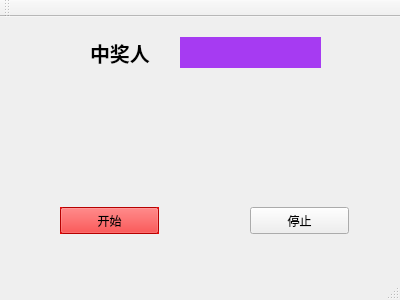
<?xml version="1.0" encoding="UTF-8"?>
<ui version="4.0">
 <class>yj</class>
 <widget class="QMainWindow" name="yj">
  <property name="geometry">
   <rect>
    <x>0</x>
    <y>0</y>
    <width>400</width>
    <height>300</height>
   </rect>
  </property>
  <property name="windowTitle">
   <string>yj</string>
  </property>
  <widget class="QWidget" name="centralWidget">
   <widget class="QLabel" name="label">
    <property name="geometry">
     <rect>
      <x>90</x>
      <y>20</y>
      <width>61</width>
      <height>31</height>
     </rect>
    </property>
    <property name="font">
     <font>
      <pointsize>15</pointsize>
      <weight>75</weight>
      <bold>true</bold>
     </font>
    </property>
    <property name="text">
     <string>中奖人：</string>
    </property>
   </widget>
   <widget class="QPushButton" name="begin">
    <property name="geometry">
     <rect>
      <x>60</x>
      <y>190</y>
      <width>99</width>
      <height>27</height>
     </rect>
    </property>
    <property name="palette">
     <palette>
      <active>
       <colorrole role="WindowText">
        <brush brushstyle="SolidPattern">
         <color alpha="255">
          <red>0</red>
          <green>0</green>
          <blue>0</blue>
         </color>
        </brush>
       </colorrole>
       <colorrole role="Button">
        <brush brushstyle="SolidPattern">
         <color alpha="255">
          <red>255</red>
          <green>0</green>
          <blue>0</blue>
         </color>
        </brush>
       </colorrole>
       <colorrole role="Light">
        <brush brushstyle="SolidPattern">
         <color alpha="255">
          <red>255</red>
          <green>127</green>
          <blue>127</blue>
         </color>
        </brush>
       </colorrole>
       <colorrole role="Midlight">
        <brush brushstyle="SolidPattern">
         <color alpha="255">
          <red>255</red>
          <green>63</green>
          <blue>63</blue>
         </color>
        </brush>
       </colorrole>
       <colorrole role="Dark">
        <brush brushstyle="SolidPattern">
         <color alpha="255">
          <red>127</red>
          <green>0</green>
          <blue>0</blue>
         </color>
        </brush>
       </colorrole>
       <colorrole role="Mid">
        <brush brushstyle="SolidPattern">
         <color alpha="255">
          <red>170</red>
          <green>0</green>
          <blue>0</blue>
         </color>
        </brush>
       </colorrole>
       <colorrole role="Text">
        <brush brushstyle="SolidPattern">
         <color alpha="255">
          <red>0</red>
          <green>0</green>
          <blue>0</blue>
         </color>
        </brush>
       </colorrole>
       <colorrole role="BrightText">
        <brush brushstyle="SolidPattern">
         <color alpha="255">
          <red>255</red>
          <green>255</green>
          <blue>255</blue>
         </color>
        </brush>
       </colorrole>
       <colorrole role="ButtonText">
        <brush brushstyle="SolidPattern">
         <color alpha="255">
          <red>0</red>
          <green>0</green>
          <blue>0</blue>
         </color>
        </brush>
       </colorrole>
       <colorrole role="Base">
        <brush brushstyle="SolidPattern">
         <color alpha="255">
          <red>255</red>
          <green>255</green>
          <blue>255</blue>
         </color>
        </brush>
       </colorrole>
       <colorrole role="Window">
        <brush brushstyle="SolidPattern">
         <color alpha="255">
          <red>255</red>
          <green>0</green>
          <blue>0</blue>
         </color>
        </brush>
       </colorrole>
       <colorrole role="Shadow">
        <brush brushstyle="SolidPattern">
         <color alpha="255">
          <red>0</red>
          <green>0</green>
          <blue>0</blue>
         </color>
        </brush>
       </colorrole>
       <colorrole role="AlternateBase">
        <brush brushstyle="SolidPattern">
         <color alpha="255">
          <red>255</red>
          <green>127</green>
          <blue>127</blue>
         </color>
        </brush>
       </colorrole>
       <colorrole role="ToolTipBase">
        <brush brushstyle="SolidPattern">
         <color alpha="255">
          <red>255</red>
          <green>255</green>
          <blue>220</blue>
         </color>
        </brush>
       </colorrole>
       <colorrole role="ToolTipText">
        <brush brushstyle="SolidPattern">
         <color alpha="255">
          <red>0</red>
          <green>0</green>
          <blue>0</blue>
         </color>
        </brush>
       </colorrole>
      </active>
      <inactive>
       <colorrole role="WindowText">
        <brush brushstyle="SolidPattern">
         <color alpha="255">
          <red>0</red>
          <green>0</green>
          <blue>0</blue>
         </color>
        </brush>
       </colorrole>
       <colorrole role="Button">
        <brush brushstyle="SolidPattern">
         <color alpha="255">
          <red>255</red>
          <green>0</green>
          <blue>0</blue>
         </color>
        </brush>
       </colorrole>
       <colorrole role="Light">
        <brush brushstyle="SolidPattern">
         <color alpha="255">
          <red>255</red>
          <green>127</green>
          <blue>127</blue>
         </color>
        </brush>
       </colorrole>
       <colorrole role="Midlight">
        <brush brushstyle="SolidPattern">
         <color alpha="255">
          <red>255</red>
          <green>63</green>
          <blue>63</blue>
         </color>
        </brush>
       </colorrole>
       <colorrole role="Dark">
        <brush brushstyle="SolidPattern">
         <color alpha="255">
          <red>127</red>
          <green>0</green>
          <blue>0</blue>
         </color>
        </brush>
       </colorrole>
       <colorrole role="Mid">
        <brush brushstyle="SolidPattern">
         <color alpha="255">
          <red>170</red>
          <green>0</green>
          <blue>0</blue>
         </color>
        </brush>
       </colorrole>
       <colorrole role="Text">
        <brush brushstyle="SolidPattern">
         <color alpha="255">
          <red>0</red>
          <green>0</green>
          <blue>0</blue>
         </color>
        </brush>
       </colorrole>
       <colorrole role="BrightText">
        <brush brushstyle="SolidPattern">
         <color alpha="255">
          <red>255</red>
          <green>255</green>
          <blue>255</blue>
         </color>
        </brush>
       </colorrole>
       <colorrole role="ButtonText">
        <brush brushstyle="SolidPattern">
         <color alpha="255">
          <red>0</red>
          <green>0</green>
          <blue>0</blue>
         </color>
        </brush>
       </colorrole>
       <colorrole role="Base">
        <brush brushstyle="SolidPattern">
         <color alpha="255">
          <red>255</red>
          <green>255</green>
          <blue>255</blue>
         </color>
        </brush>
       </colorrole>
       <colorrole role="Window">
        <brush brushstyle="SolidPattern">
         <color alpha="255">
          <red>255</red>
          <green>0</green>
          <blue>0</blue>
         </color>
        </brush>
       </colorrole>
       <colorrole role="Shadow">
        <brush brushstyle="SolidPattern">
         <color alpha="255">
          <red>0</red>
          <green>0</green>
          <blue>0</blue>
         </color>
        </brush>
       </colorrole>
       <colorrole role="AlternateBase">
        <brush brushstyle="SolidPattern">
         <color alpha="255">
          <red>255</red>
          <green>127</green>
          <blue>127</blue>
         </color>
        </brush>
       </colorrole>
       <colorrole role="ToolTipBase">
        <brush brushstyle="SolidPattern">
         <color alpha="255">
          <red>255</red>
          <green>255</green>
          <blue>220</blue>
         </color>
        </brush>
       </colorrole>
       <colorrole role="ToolTipText">
        <brush brushstyle="SolidPattern">
         <color alpha="255">
          <red>0</red>
          <green>0</green>
          <blue>0</blue>
         </color>
        </brush>
       </colorrole>
      </inactive>
      <disabled>
       <colorrole role="WindowText">
        <brush brushstyle="SolidPattern">
         <color alpha="255">
          <red>127</red>
          <green>0</green>
          <blue>0</blue>
         </color>
        </brush>
       </colorrole>
       <colorrole role="Button">
        <brush brushstyle="SolidPattern">
         <color alpha="255">
          <red>255</red>
          <green>0</green>
          <blue>0</blue>
         </color>
        </brush>
       </colorrole>
       <colorrole role="Light">
        <brush brushstyle="SolidPattern">
         <color alpha="255">
          <red>255</red>
          <green>127</green>
          <blue>127</blue>
         </color>
        </brush>
       </colorrole>
       <colorrole role="Midlight">
        <brush brushstyle="SolidPattern">
         <color alpha="255">
          <red>255</red>
          <green>63</green>
          <blue>63</blue>
         </color>
        </brush>
       </colorrole>
       <colorrole role="Dark">
        <brush brushstyle="SolidPattern">
         <color alpha="255">
          <red>127</red>
          <green>0</green>
          <blue>0</blue>
         </color>
        </brush>
       </colorrole>
       <colorrole role="Mid">
        <brush brushstyle="SolidPattern">
         <color alpha="255">
          <red>170</red>
          <green>0</green>
          <blue>0</blue>
         </color>
        </brush>
       </colorrole>
       <colorrole role="Text">
        <brush brushstyle="SolidPattern">
         <color alpha="255">
          <red>127</red>
          <green>0</green>
          <blue>0</blue>
         </color>
        </brush>
       </colorrole>
       <colorrole role="BrightText">
        <brush brushstyle="SolidPattern">
         <color alpha="255">
          <red>255</red>
          <green>255</green>
          <blue>255</blue>
         </color>
        </brush>
       </colorrole>
       <colorrole role="ButtonText">
        <brush brushstyle="SolidPattern">
         <color alpha="255">
          <red>127</red>
          <green>0</green>
          <blue>0</blue>
         </color>
        </brush>
       </colorrole>
       <colorrole role="Base">
        <brush brushstyle="SolidPattern">
         <color alpha="255">
          <red>255</red>
          <green>0</green>
          <blue>0</blue>
         </color>
        </brush>
       </colorrole>
       <colorrole role="Window">
        <brush brushstyle="SolidPattern">
         <color alpha="255">
          <red>255</red>
          <green>0</green>
          <blue>0</blue>
         </color>
        </brush>
       </colorrole>
       <colorrole role="Shadow">
        <brush brushstyle="SolidPattern">
         <color alpha="255">
          <red>0</red>
          <green>0</green>
          <blue>0</blue>
         </color>
        </brush>
       </colorrole>
       <colorrole role="AlternateBase">
        <brush brushstyle="SolidPattern">
         <color alpha="255">
          <red>255</red>
          <green>0</green>
          <blue>0</blue>
         </color>
        </brush>
       </colorrole>
       <colorrole role="ToolTipBase">
        <brush brushstyle="SolidPattern">
         <color alpha="255">
          <red>255</red>
          <green>255</green>
          <blue>220</blue>
         </color>
        </brush>
       </colorrole>
       <colorrole role="ToolTipText">
        <brush brushstyle="SolidPattern">
         <color alpha="255">
          <red>0</red>
          <green>0</green>
          <blue>0</blue>
         </color>
        </brush>
       </colorrole>
      </disabled>
     </palette>
    </property>
    <property name="autoFillBackground">
     <bool>true</bool>
    </property>
    <property name="text">
     <string>开始</string>
    </property>
    <property name="autoDefault">
     <bool>true</bool>
    </property>
   </widget>
   <widget class="QPushButton" name="end">
    <property name="geometry">
     <rect>
      <x>250</x>
      <y>190</y>
      <width>99</width>
      <height>27</height>
     </rect>
    </property>
    <property name="text">
     <string>停止</string>
    </property>
   </widget>
   <widget class="QLabel" name="name">
    <property name="geometry">
     <rect>
      <x>180</x>
      <y>20</y>
      <width>141</width>
      <height>31</height>
     </rect>
    </property>
    <property name="palette">
     <palette>
      <active>
       <colorrole role="WindowText">
        <brush brushstyle="SolidPattern">
         <color alpha="255">
          <red>0</red>
          <green>0</green>
          <blue>0</blue>
         </color>
        </brush>
       </colorrole>
       <colorrole role="Button">
        <brush brushstyle="SolidPattern">
         <color alpha="255">
          <red>166</red>
          <green>59</green>
          <blue>242</blue>
         </color>
        </brush>
       </colorrole>
       <colorrole role="Light">
        <brush brushstyle="SolidPattern">
         <color alpha="255">
          <red>220</red>
          <green>170</green>
          <blue>255</blue>
         </color>
        </brush>
       </colorrole>
       <colorrole role="Midlight">
        <brush brushstyle="SolidPattern">
         <color alpha="255">
          <red>193</red>
          <green>114</green>
          <blue>248</blue>
         </color>
        </brush>
       </colorrole>
       <colorrole role="Dark">
        <brush brushstyle="SolidPattern">
         <color alpha="255">
          <red>83</red>
          <green>29</green>
          <blue>121</blue>
         </color>
        </brush>
       </colorrole>
       <colorrole role="Mid">
        <brush brushstyle="SolidPattern">
         <color alpha="255">
          <red>111</red>
          <green>39</green>
          <blue>161</blue>
         </color>
        </brush>
       </colorrole>
       <colorrole role="Text">
        <brush brushstyle="SolidPattern">
         <color alpha="255">
          <red>0</red>
          <green>0</green>
          <blue>0</blue>
         </color>
        </brush>
       </colorrole>
       <colorrole role="BrightText">
        <brush brushstyle="SolidPattern">
         <color alpha="255">
          <red>255</red>
          <green>255</green>
          <blue>255</blue>
         </color>
        </brush>
       </colorrole>
       <colorrole role="ButtonText">
        <brush brushstyle="SolidPattern">
         <color alpha="255">
          <red>0</red>
          <green>0</green>
          <blue>0</blue>
         </color>
        </brush>
       </colorrole>
       <colorrole role="Base">
        <brush brushstyle="SolidPattern">
         <color alpha="255">
          <red>255</red>
          <green>255</green>
          <blue>255</blue>
         </color>
        </brush>
       </colorrole>
       <colorrole role="Window">
        <brush brushstyle="SolidPattern">
         <color alpha="255">
          <red>166</red>
          <green>59</green>
          <blue>242</blue>
         </color>
        </brush>
       </colorrole>
       <colorrole role="Shadow">
        <brush brushstyle="SolidPattern">
         <color alpha="255">
          <red>0</red>
          <green>0</green>
          <blue>0</blue>
         </color>
        </brush>
       </colorrole>
       <colorrole role="AlternateBase">
        <brush brushstyle="SolidPattern">
         <color alpha="255">
          <red>210</red>
          <green>157</green>
          <blue>248</blue>
         </color>
        </brush>
       </colorrole>
       <colorrole role="ToolTipBase">
        <brush brushstyle="SolidPattern">
         <color alpha="255">
          <red>255</red>
          <green>255</green>
          <blue>220</blue>
         </color>
        </brush>
       </colorrole>
       <colorrole role="ToolTipText">
        <brush brushstyle="SolidPattern">
         <color alpha="255">
          <red>0</red>
          <green>0</green>
          <blue>0</blue>
         </color>
        </brush>
       </colorrole>
      </active>
      <inactive>
       <colorrole role="WindowText">
        <brush brushstyle="SolidPattern">
         <color alpha="255">
          <red>0</red>
          <green>0</green>
          <blue>0</blue>
         </color>
        </brush>
       </colorrole>
       <colorrole role="Button">
        <brush brushstyle="SolidPattern">
         <color alpha="255">
          <red>166</red>
          <green>59</green>
          <blue>242</blue>
         </color>
        </brush>
       </colorrole>
       <colorrole role="Light">
        <brush brushstyle="SolidPattern">
         <color alpha="255">
          <red>220</red>
          <green>170</green>
          <blue>255</blue>
         </color>
        </brush>
       </colorrole>
       <colorrole role="Midlight">
        <brush brushstyle="SolidPattern">
         <color alpha="255">
          <red>193</red>
          <green>114</green>
          <blue>248</blue>
         </color>
        </brush>
       </colorrole>
       <colorrole role="Dark">
        <brush brushstyle="SolidPattern">
         <color alpha="255">
          <red>83</red>
          <green>29</green>
          <blue>121</blue>
         </color>
        </brush>
       </colorrole>
       <colorrole role="Mid">
        <brush brushstyle="SolidPattern">
         <color alpha="255">
          <red>111</red>
          <green>39</green>
          <blue>161</blue>
         </color>
        </brush>
       </colorrole>
       <colorrole role="Text">
        <brush brushstyle="SolidPattern">
         <color alpha="255">
          <red>0</red>
          <green>0</green>
          <blue>0</blue>
         </color>
        </brush>
       </colorrole>
       <colorrole role="BrightText">
        <brush brushstyle="SolidPattern">
         <color alpha="255">
          <red>255</red>
          <green>255</green>
          <blue>255</blue>
         </color>
        </brush>
       </colorrole>
       <colorrole role="ButtonText">
        <brush brushstyle="SolidPattern">
         <color alpha="255">
          <red>0</red>
          <green>0</green>
          <blue>0</blue>
         </color>
        </brush>
       </colorrole>
       <colorrole role="Base">
        <brush brushstyle="SolidPattern">
         <color alpha="255">
          <red>255</red>
          <green>255</green>
          <blue>255</blue>
         </color>
        </brush>
       </colorrole>
       <colorrole role="Window">
        <brush brushstyle="SolidPattern">
         <color alpha="255">
          <red>166</red>
          <green>59</green>
          <blue>242</blue>
         </color>
        </brush>
       </colorrole>
       <colorrole role="Shadow">
        <brush brushstyle="SolidPattern">
         <color alpha="255">
          <red>0</red>
          <green>0</green>
          <blue>0</blue>
         </color>
        </brush>
       </colorrole>
       <colorrole role="AlternateBase">
        <brush brushstyle="SolidPattern">
         <color alpha="255">
          <red>210</red>
          <green>157</green>
          <blue>248</blue>
         </color>
        </brush>
       </colorrole>
       <colorrole role="ToolTipBase">
        <brush brushstyle="SolidPattern">
         <color alpha="255">
          <red>255</red>
          <green>255</green>
          <blue>220</blue>
         </color>
        </brush>
       </colorrole>
       <colorrole role="ToolTipText">
        <brush brushstyle="SolidPattern">
         <color alpha="255">
          <red>0</red>
          <green>0</green>
          <blue>0</blue>
         </color>
        </brush>
       </colorrole>
      </inactive>
      <disabled>
       <colorrole role="WindowText">
        <brush brushstyle="SolidPattern">
         <color alpha="255">
          <red>83</red>
          <green>29</green>
          <blue>121</blue>
         </color>
        </brush>
       </colorrole>
       <colorrole role="Button">
        <brush brushstyle="SolidPattern">
         <color alpha="255">
          <red>166</red>
          <green>59</green>
          <blue>242</blue>
         </color>
        </brush>
       </colorrole>
       <colorrole role="Light">
        <brush brushstyle="SolidPattern">
         <color alpha="255">
          <red>220</red>
          <green>170</green>
          <blue>255</blue>
         </color>
        </brush>
       </colorrole>
       <colorrole role="Midlight">
        <brush brushstyle="SolidPattern">
         <color alpha="255">
          <red>193</red>
          <green>114</green>
          <blue>248</blue>
         </color>
        </brush>
       </colorrole>
       <colorrole role="Dark">
        <brush brushstyle="SolidPattern">
         <color alpha="255">
          <red>83</red>
          <green>29</green>
          <blue>121</blue>
         </color>
        </brush>
       </colorrole>
       <colorrole role="Mid">
        <brush brushstyle="SolidPattern">
         <color alpha="255">
          <red>111</red>
          <green>39</green>
          <blue>161</blue>
         </color>
        </brush>
       </colorrole>
       <colorrole role="Text">
        <brush brushstyle="SolidPattern">
         <color alpha="255">
          <red>83</red>
          <green>29</green>
          <blue>121</blue>
         </color>
        </brush>
       </colorrole>
       <colorrole role="BrightText">
        <brush brushstyle="SolidPattern">
         <color alpha="255">
          <red>255</red>
          <green>255</green>
          <blue>255</blue>
         </color>
        </brush>
       </colorrole>
       <colorrole role="ButtonText">
        <brush brushstyle="SolidPattern">
         <color alpha="255">
          <red>83</red>
          <green>29</green>
          <blue>121</blue>
         </color>
        </brush>
       </colorrole>
       <colorrole role="Base">
        <brush brushstyle="SolidPattern">
         <color alpha="255">
          <red>166</red>
          <green>59</green>
          <blue>242</blue>
         </color>
        </brush>
       </colorrole>
       <colorrole role="Window">
        <brush brushstyle="SolidPattern">
         <color alpha="255">
          <red>166</red>
          <green>59</green>
          <blue>242</blue>
         </color>
        </brush>
       </colorrole>
       <colorrole role="Shadow">
        <brush brushstyle="SolidPattern">
         <color alpha="255">
          <red>0</red>
          <green>0</green>
          <blue>0</blue>
         </color>
        </brush>
       </colorrole>
       <colorrole role="AlternateBase">
        <brush brushstyle="SolidPattern">
         <color alpha="255">
          <red>166</red>
          <green>59</green>
          <blue>242</blue>
         </color>
        </brush>
       </colorrole>
       <colorrole role="ToolTipBase">
        <brush brushstyle="SolidPattern">
         <color alpha="255">
          <red>255</red>
          <green>255</green>
          <blue>220</blue>
         </color>
        </brush>
       </colorrole>
       <colorrole role="ToolTipText">
        <brush brushstyle="SolidPattern">
         <color alpha="255">
          <red>0</red>
          <green>0</green>
          <blue>0</blue>
         </color>
        </brush>
       </colorrole>
      </disabled>
     </palette>
    </property>
    <property name="acceptDrops">
     <bool>false</bool>
    </property>
    <property name="autoFillBackground">
     <bool>true</bool>
    </property>
    <property name="text">
     <string/>
    </property>
   </widget>
  </widget>
  <widget class="QMenuBar" name="menuBar">
   <property name="geometry">
    <rect>
     <x>0</x>
     <y>0</y>
     <width>400</width>
     <height>25</height>
    </rect>
   </property>
  </widget>
  <widget class="QToolBar" name="mainToolBar">
   <attribute name="toolBarArea">
    <enum>TopToolBarArea</enum>
   </attribute>
   <attribute name="toolBarBreak">
    <bool>false</bool>
   </attribute>
  </widget>
  <widget class="QStatusBar" name="statusBar"/>
 </widget>
 <layoutdefault spacing="6" margin="11"/>
 <resources/>
 <connections/>
</ui>
